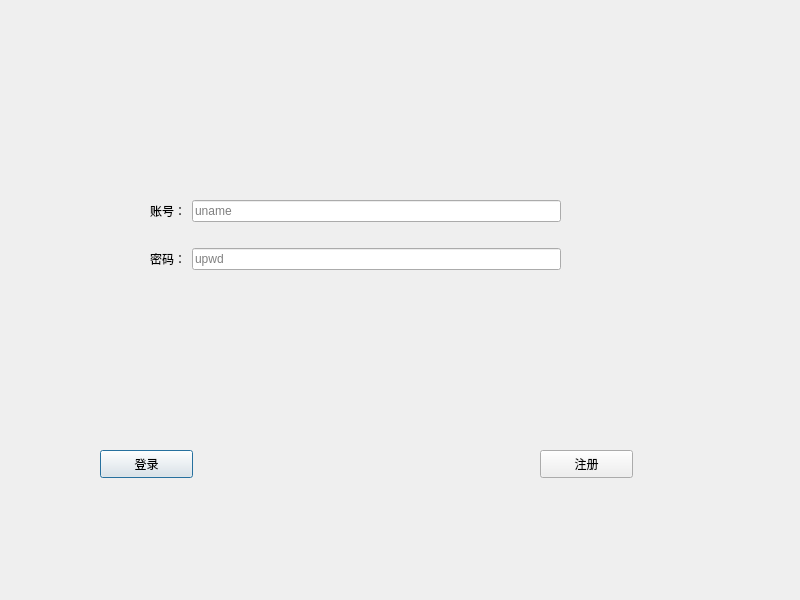
<?xml version="1.0" encoding="UTF-8"?>
<ui version="4.0">
 <class>LoginDialog</class>
 <widget class="QDialog" name="LoginDialog">
  <property name="geometry">
   <rect>
    <x>0</x>
    <y>0</y>
    <width>800</width>
    <height>600</height>
   </rect>
  </property>
  <property name="minimumSize">
   <size>
    <width>800</width>
    <height>600</height>
   </size>
  </property>
  <property name="maximumSize">
   <size>
    <width>800</width>
    <height>600</height>
   </size>
  </property>
  <property name="windowTitle">
   <string>Dialog</string>
  </property>
  <widget class="QPushButton" name="loginpushButton">
   <property name="geometry">
    <rect>
     <x>100</x>
     <y>450</y>
     <width>93</width>
     <height>28</height>
    </rect>
   </property>
   <property name="text">
    <string>登录</string>
   </property>
  </widget>
  <widget class="QPushButton" name="submitpushButton">
   <property name="geometry">
    <rect>
     <x>540</x>
     <y>450</y>
     <width>93</width>
     <height>28</height>
    </rect>
   </property>
   <property name="text">
    <string>注册</string>
   </property>
  </widget>
  <widget class="QWidget" name="">
   <property name="geometry">
    <rect>
     <x>150</x>
     <y>180</y>
     <width>411</width>
     <height>111</height>
    </rect>
   </property>
   <layout class="QVBoxLayout" name="verticalLayout">
    <item>
     <layout class="QHBoxLayout" name="horizontalLayout">
      <item>
       <widget class="QLabel" name="label">
        <property name="text">
         <string>账号：</string>
        </property>
       </widget>
      </item>
      <item>
       <widget class="QLineEdit" name="unamelineEdit">
        <property name="placeholderText">
         <string>uname</string>
        </property>
       </widget>
      </item>
     </layout>
    </item>
    <item>
     <layout class="QHBoxLayout" name="horizontalLayout_2">
      <item>
       <widget class="QLabel" name="label_2">
        <property name="text">
         <string>密码：</string>
        </property>
       </widget>
      </item>
      <item>
       <widget class="QLineEdit" name="upwdlineEdit">
        <property name="echoMode">
         <enum>QLineEdit::Password</enum>
        </property>
        <property name="placeholderText">
         <string>upwd</string>
        </property>
       </widget>
      </item>
     </layout>
    </item>
   </layout>
  </widget>
 </widget>
 <resources/>
 <connections/>
</ui>
